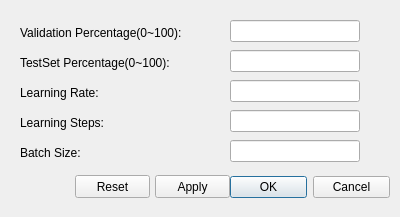
<?xml version="1.0" encoding="UTF-8"?>
<ui version="4.0">
 <class>Dialog</class>
 <widget class="QDialog" name="Dialog">
  <property name="geometry">
   <rect>
    <x>0</x>
    <y>0</y>
    <width>400</width>
    <height>217</height>
   </rect>
  </property>
  <property name="windowTitle">
   <string>Dialog</string>
  </property>
  <widget class="QDialogButtonBox" name="buttonBox">
   <property name="geometry">
    <rect>
     <x>230</x>
     <y>170</y>
     <width>160</width>
     <height>35</height>
    </rect>
   </property>
   <property name="orientation">
    <enum>Qt::Horizontal</enum>
   </property>
   <property name="standardButtons">
    <set>QDialogButtonBox::Cancel|QDialogButtonBox::Ok</set>
   </property>
  </widget>
  <widget class="QLabel" name="label">
   <property name="geometry">
    <rect>
     <x>20</x>
     <y>20</y>
     <width>200</width>
     <height>25</height>
    </rect>
   </property>
   <property name="text">
    <string>Validation Percentage(0~100):</string>
   </property>
  </widget>
  <widget class="QLabel" name="label_2">
   <property name="geometry">
    <rect>
     <x>20</x>
     <y>50</y>
     <width>200</width>
     <height>25</height>
    </rect>
   </property>
   <property name="text">
    <string>TestSet Percentage(0~100):</string>
   </property>
  </widget>
  <widget class="QLabel" name="label_3">
   <property name="geometry">
    <rect>
     <x>20</x>
     <y>80</y>
     <width>200</width>
     <height>25</height>
    </rect>
   </property>
   <property name="text">
    <string>Learning Rate:</string>
   </property>
  </widget>
  <widget class="QLabel" name="label_4">
   <property name="geometry">
    <rect>
     <x>20</x>
     <y>110</y>
     <width>200</width>
     <height>25</height>
    </rect>
   </property>
   <property name="text">
    <string>Learning Steps:</string>
   </property>
  </widget>
  <widget class="QLabel" name="label_5">
   <property name="geometry">
    <rect>
     <x>20</x>
     <y>140</y>
     <width>200</width>
     <height>25</height>
    </rect>
   </property>
   <property name="text">
    <string>Batch Size:</string>
   </property>
  </widget>
  <widget class="QLineEdit" name="lineEdit">
   <property name="geometry">
    <rect>
     <x>230</x>
     <y>20</y>
     <width>130</width>
     <height>22</height>
    </rect>
   </property>
  </widget>
  <widget class="QLineEdit" name="lineEdit_2">
   <property name="geometry">
    <rect>
     <x>230</x>
     <y>50</y>
     <width>130</width>
     <height>22</height>
    </rect>
   </property>
  </widget>
  <widget class="QLineEdit" name="lineEdit_3">
   <property name="geometry">
    <rect>
     <x>230</x>
     <y>80</y>
     <width>130</width>
     <height>22</height>
    </rect>
   </property>
  </widget>
  <widget class="QLineEdit" name="lineEdit_4">
   <property name="geometry">
    <rect>
     <x>230</x>
     <y>110</y>
     <width>130</width>
     <height>22</height>
    </rect>
   </property>
  </widget>
  <widget class="QLineEdit" name="lineEdit_5">
   <property name="geometry">
    <rect>
     <x>230</x>
     <y>140</y>
     <width>130</width>
     <height>22</height>
    </rect>
   </property>
  </widget>
  <widget class="QPushButton" name="pushButton">
   <property name="geometry">
    <rect>
     <x>75</x>
     <y>175</y>
     <width>75</width>
     <height>23</height>
    </rect>
   </property>
   <property name="text">
    <string>Reset</string>
   </property>
  </widget>
  <widget class="QPushButton" name="pushButton_2">
   <property name="geometry">
    <rect>
     <x>155</x>
     <y>175</y>
     <width>75</width>
     <height>23</height>
    </rect>
   </property>
   <property name="text">
    <string>Apply</string>
   </property>
  </widget>
 </widget>
 <resources/>
 <connections/>
</ui>
